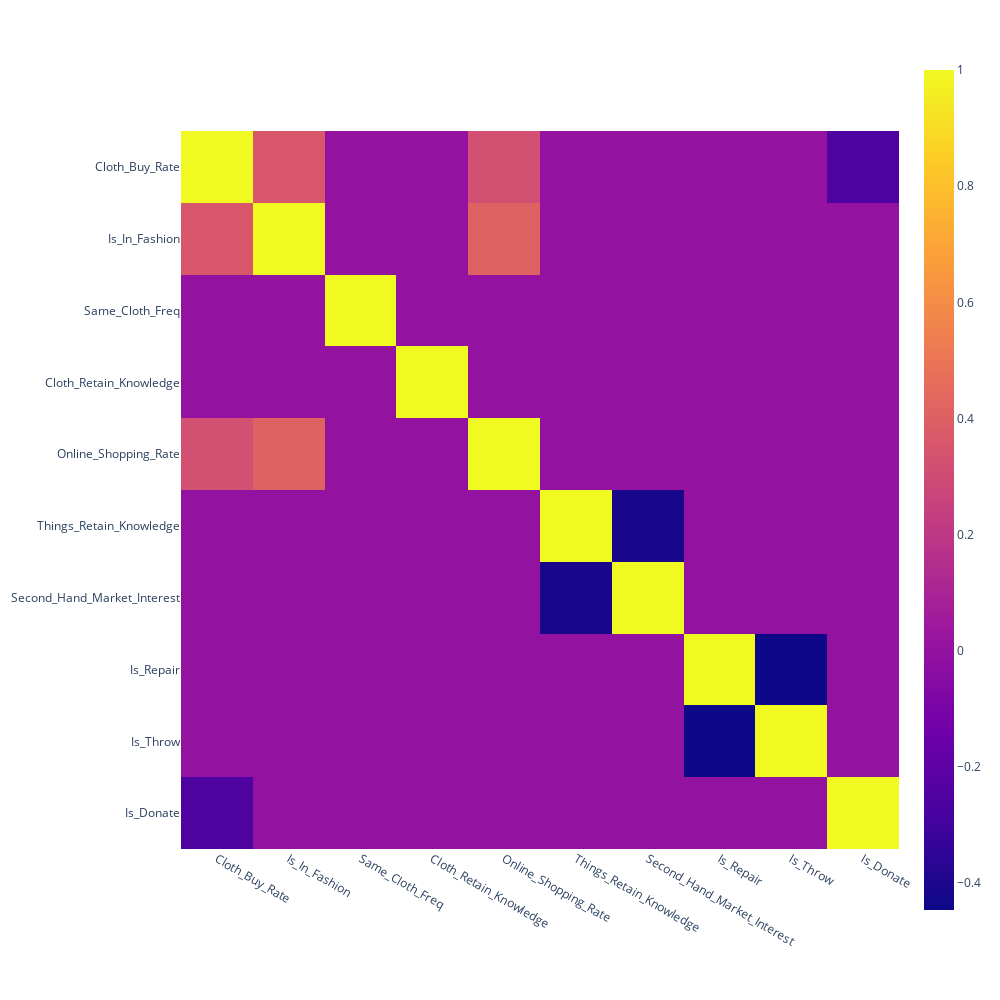

Notebook source saved alongside this figure:
### Code cell
fig = px.imshow(correlation_female)
fig.update_layout(height=1000, width=1000)
fig.show()

### Figure 1 — Plotly figure (JSON) as saved in the notebook; plotly's stock layout.template omitted (floating-point values rounded to 4 significant figures)
{"data": [{"coloraxis": "coloraxis", "hovertemplate": "x: %{x}<br>y: %{y}<br>color: %{z}<extra></extra>", "name": "0", "type": "heatmap", "x": ["Cloth_Buy_Rate", "Is_In_Fashion", "Same_Cloth_Freq", "Cloth_Retain_Knowledge", "Online_Shopping_Rate", "Things_Retain_Knowledge", "Second_Hand_Market_Interest", "Is_Repair", "Is_Throw", "Is_Donate"], "xaxis": "x", "y": ["Cloth_Buy_Rate", "Is_In_Fashion", "Same_Cloth_Freq", "Cloth_Retain_Knowledge", "Online_Shopping_Rate", "Things_Retain_Knowledge", "Second_Hand_Market_Interest", "Is_Repair", "Is_Throw", "Is_Donate"], "yaxis": "y", "z": [[1, 0.3547, 0, 0, 0.3225, 0, 0, 0, 0, -0.2535], [0.3547, 1, 0, 0, 0.408, 0, 0, 0, 0, 0], [0, 0, 1, 0, 0, 0, 0, 0, 0, 0], [0, 0, 0, 1, 0, 0, 0, 0, 0, 0], [0.3225, 0.408, 0, 0, 1, 0, 0, 0, 0, 0], [0, 0, 0, 0, 0, 1, -0.4165, 0, 0, 0], [0, 0, 0, 0, 0, -0.4165, 1, 0, 0, 0], [0, 0, 0, 0, 0, 0, 0, 1, -0.4463, 0], [0, 0, 0, 0, 0, 0, 0, -0.4463, 1, 0], [-0.2535, 0, 0, 0, 0, 0, 0, 0, 0, 1]]}], "layout": {"coloraxis": {"colorscale": [[0, "#0d0887"], [0.1111, "#46039f"], [0.2222, "#7201a8"], [0.3333, "#9c179e"], [0.4444, "#bd3786"], [0.5556, "#d8576b"], [0.6667, "#ed7953"], [0.7778, "#fb9f3a"], [0.8889, "#fdca26"], [1, "#f0f921"]]}, "height": 1000, "margin": {"t": 60}, "width": 1000, "xaxis": {"anchor": "y", "constrain": "domain", "domain": [0, 1], "scaleanchor": "y"}, "yaxis": {"anchor": "x", "autorange": "reversed", "constrain": "domain", "domain": [0, 1]}}}
